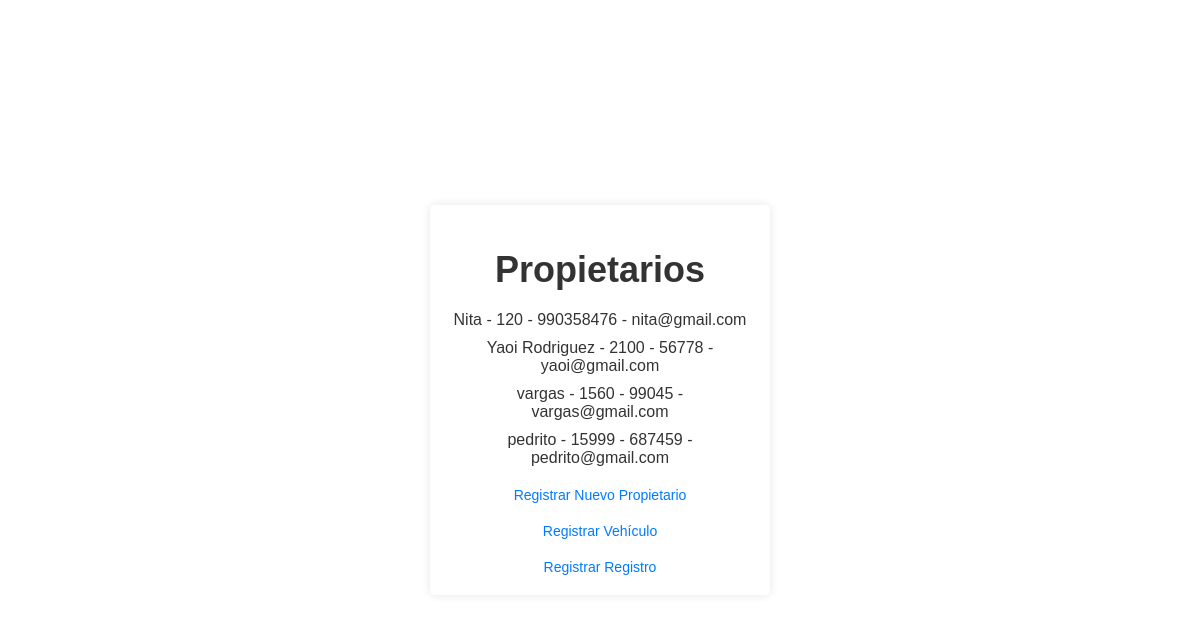
The page /registro/ver_propietarios/ on the database its author committed.
### registro/models.py (models this page shows, shortened)
class Propietario(models.Model):
    nombre = models.CharField(max_length=200)
    numero_apartamento = models.IntegerField()
    telefono = models.CharField(max_length=15)
    email = models.EmailField()

### registro/views.py (the view)
# urls.py: path('ver_propietarios/', views.ver_propietarios, name='ver_propietarios'),
def ver_propietarios(request):
    propietarios = Propietario.objects.all()
    return render(request, 'registro/ver_propietarios.html', {'propietarios': propietarios})

### registro/templates/registro/ver_propietarios.html (shortened to what this page needs)
{% load static %}
<!DOCTYPE html>
<html>
<head>
    <link rel="stylesheet" type="text/css" href="{% static 'css/styles.css' %}">
</head>
<body>
    <div class="container">
        <h1>Propietarios</h1>
        <ul>
            {% for propietario in propietarios %}
            <li>{{ propietario.nombre }} - {{ propietario.numero_apartamento }} - {{ propietario.telefono }} - {{ propietario.email }}</li>
            {% empty %}
            <li>No hay propietarios registrados.</li>
            {% endfor %}
        </ul>
        <a href="{% url 'registro:registrar_propietario' %}">Registrar Nuevo Propietario</a>
        <a href="{% url 'registro:registrar_vehiculo' %}">Registrar Vehículo</a>
        <a href="{% url 'registro:registrar_registro' %}">Registrar Registro</a>
    </div>
</body>
</html>

### registro/static/css/styles.css (style rules this page uses)
body { margin: 0; padding: 0; font-family: Arial, sans-serif; display: flex; justify-content: center; align-items: center; min-height: 100vh; }
.container { position: relative; background-color: rgba(255, 255, 255, 0.9); padding: 20px; border-radius: 5px; box-shadow: 0 0 10px rgba(0, 0, 0, 0.1); width: 300px; text-align: center; z-index: 1; }
h1 { font-size: 36px; color: #333; margin-bottom: 20px; }
ul { list-style-type: none; padding: 0; }
li { margin-bottom: 10px; font-size: 16px; color: #333; }
a { display: block; margin-top: 20px; text-decoration: none; color: #007bff; font-size: 14px; }

### rows shown on the page
Propietario: nombre "Nita", numero_apartamento "120", telefono "990358476", email "nita@gmail.com"
Propietario: nombre "Yaoi Rodriguez", numero_apartamento "2100", telefono "56778", email "yaoi@gmail.com"
Propietario: nombre "vargas", numero_apartamento "1560", telefono "99045", email "vargas@gmail.com"
Propietario: nombre "pedrito", numero_apartamento "15999", telefono "687459", email "pedrito@gmail.com"
